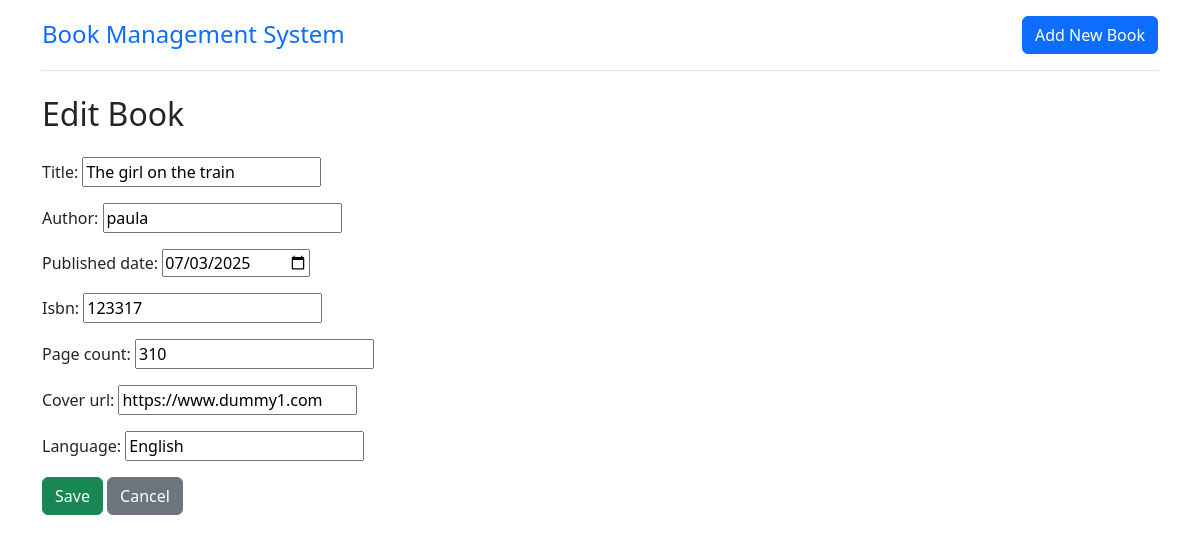
Page /2/edit/ on the committed database.
### BookApp/models.py (models this page shows, shortened)
class Book(models.Model):
    title = models.CharField(max_length=200)
    author = models.CharField(max_length=100)
    published_date = models.DateField(null=True, blank=True)
    isbn = models.CharField(max_length=13, blank=True)
    page_count = models.IntegerField(null=True, blank=True)
    cover_url = models.URLField(max_length=200, blank=True)
    language = models.CharField(max_length=50, default='English')

### BookApp/views.py (the view)
# urls.py: path('<int:pk>/edit/', BookUpdateView.as_view(), name='book_update'),
class BookUpdateView(UpdateView):
    model = Book
    form_class = BookForm
    template_name = 'book_form.html'
    success_url = reverse_lazy('book_list')

### BookApp/forms.py
class BookForm(forms.ModelForm):
    class Meta:
        model = Book
        fields = '__all__'
        widgets = {
            'published_date': forms.DateInput(attrs={'type': 'date'}),
        }

### BookApp/templates/book_form.html (shortened to what this page needs)
{% extends 'base.html' %}
{% block content %}
    <h2 class="mb-4">{% if object %}Edit Book{% else %}Add New Book{% endif %}</h2>
    <form method="post">
        {{ form.as_p }}
        <button type="submit" class="btn btn-success">Save</button>
        <a href="{% url 'book_list' %}" class="btn btn-secondary">Cancel</a>
    </form>
{% endblock %}

### rows in the picture
Book: title "The girl on the train", author "paula", published_date "07/03/2025", isbn "123317", page_count "310", cover_url "https://www.dummy1.com", language "English"
